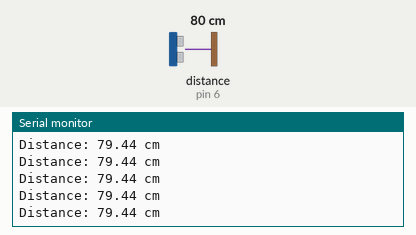
This sketch was run on a simulated Arduino Uno, built with avr-gcc and run on an emulated ATmega328P. Shown: the last lines printed to the serial monitor. Wiring (inferred from the names in the program): ultrasonic range finder: trigger pin 5; echo pin 6. Inputs (shaded band) come from the test bench; at power-on: distance to the obstacle (sensor on pin 6) 80 cm. The echo pulse lasts 58.3 µs per cm.

Above: at 1.2 s.
1.3 s: distance to the obstacle (sensor on pin 6) set to 2 cm
At 1.46 s:
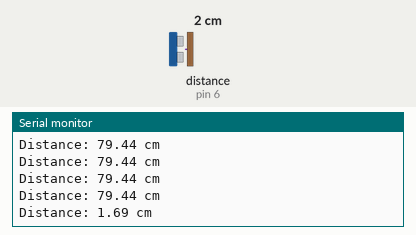
4.3 s: distance to the obstacle (sensor on pin 6) set to 18 cm
At 4.36 s:
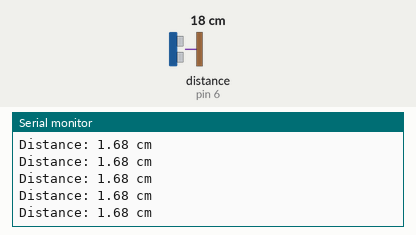
7.3 s: distance to the obstacle (sensor on pin 6) set to 9 cm
At 7.36 s:
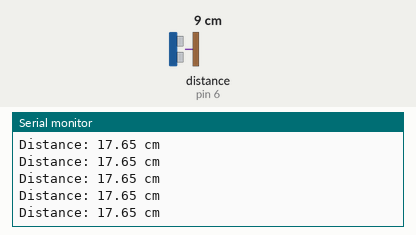
10.3 s: distance to the obstacle (sensor on pin 6) set to 18 cm
At 10.35 s:
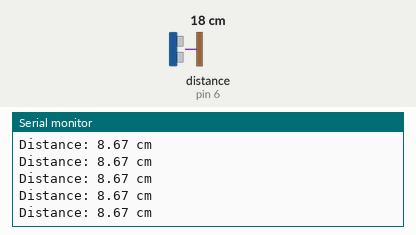
Timing chart, 0 to 13.3 s (numbered marks = the images above; inputs shaded):
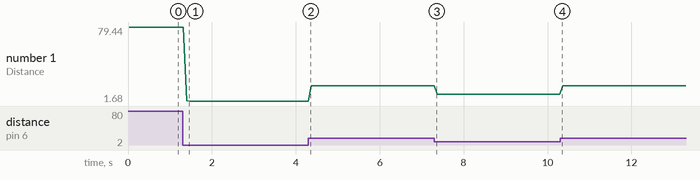

The sketch:

ultrasonic.ino
```cpp
int trigPIN = 5;
int echoPIN = 6;
int distancetime;
float pingdistance;
float distance;
float DisIncm;

void setup() {
  Serial.begin(9600);
  pinMode(trigPIN, OUTPUT);
  pinMode(echoPIN, INPUT);
}

void loop() {
  digitalWrite(trigPIN, LOW);
  delayMicroseconds(10);
  digitalWrite(trigPIN, HIGH);
  delayMicroseconds(10);
  digitalWrite(trigPIN, LOW);
  distancetime = pulseIn(echoPIN, HIGH);
  delay(25);
  pingdistance = (765. * 5280. * 12 * distancetime) / (3600. * 1000000.);
  distance = pingdistance / 2;
  DisIncm = distance * 2.54;
  Serial.print("Distance: ");
  Serial.print(DisIncm);
  Serial.println(" cm");
  delay(50);
}
```

Measured:
- after the input at 1.3 s, the serial monitor: prints a new line after 0.10 s (image 1)
- plotted number 1: 79.44 → 1.68 after the input at 1.3 s, 1.68 → 17.65 after the input at 4.3 s, 17.65 → 8.67 after the input at 7.3 s, 8.67 → 17.65 after the input at 10.3 s
